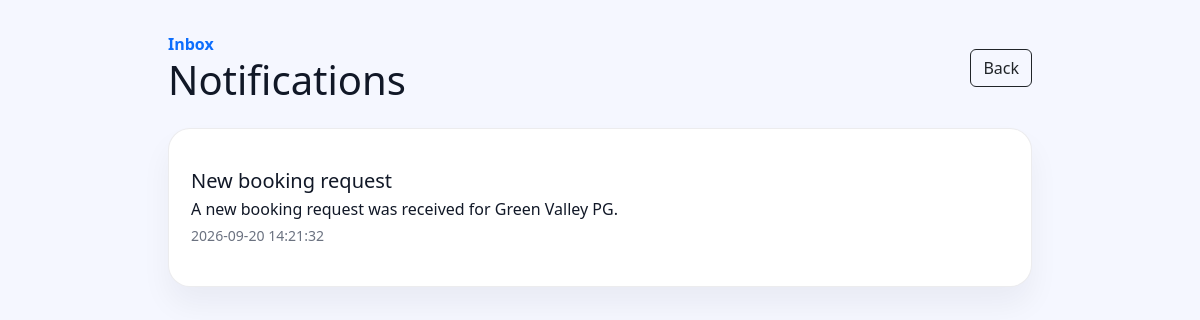
Page /notifications (signed in) on the committed database.
### tables this page shows
CREATE TABLE notifications (
            id INTEGER PRIMARY KEY AUTOINCREMENT,
            user_id INTEGER,
            title TEXT,
            message TEXT,
            is_read INTEGER DEFAULT 0,
            created_at TEXT DEFAULT CURRENT_TIMESTAMP
        );

### app/helpers.php (called while the page is built, shortened)
<?php
function e(string $value): string
{
    return htmlspecialchars($value ?? '', ENT_QUOTES, 'UTF-8');
}
function current_user(): ?array
{
    return $_SESSION['user'] ?? null;
}
function current_user_role(): ?string
{
    return $_SESSION['user']['role'] ?? null;
}

### app/bootstrap.php (called while the page is built, shortened)
<?php
require BASE_PATH . '/app/helpers.php';
spl_autoload_register(function ($class) {
    $paths = [
        BASE_PATH . '/app/core/',
        BASE_PATH . '/app/models/',
        BASE_PATH . '/app/controllers/'
    ];
    foreach ($paths as $path) {
        $file = $path . $class . '.php';
        if (file_exists($file)) {
            return;
        }
    }
});

### app/core/Database.php (called while the page is built, shortened)
<?php
class Database
{
    private static ?Database $instance = null;
    private function __construct()
    {
        $dsn = DB_DSN;
        $username = DB_USERNAME;
        $password = DB_PASSWORD;
        $options = [
            PDO::ATTR_ERRMODE => PDO::ERRMODE_EXCEPTION,
            PDO::ATTR_DEFAULT_FETCH_MODE => PDO::FETCH_ASSOC,
            PDO::ATTR_EMULATE_PREPARES => false,
        ];
        $this->pdo = new PDO($dsn, $username, $password, $options);
    }
    public static function getInstance(): Database
    {
        if (self::$instance === null) {
            self::$instance = new self();
        }
        return self::$instance;
    }
    public static function pdo(): PDO
    {
        return self::getInstance()->pdo;
    }
}

### app/models/Notification.php (called while the page is built, shortened)
<?php
class Notification
{
    public static function allForUser(int $userId): array
    {
        $stmt = Database::pdo()->prepare('SELECT * FROM notifications WHERE user_id = :user_id ORDER BY created_at DESC');
        $stmt->execute(['user_id' => $userId]);
        return $stmt->fetchAll();
    }
}

### app/views/notifications.php (the view, shortened to what this page needs)
<?php
$notifications = Notification::allForUser((int) current_user()['id']);
?><!DOCTYPE html>
<html lang="en">
<head>
    <link href="https://cdn.jsdelivr.net/npm/bootstrap@5.3.3/dist/css/bootstrap.min.css" rel="stylesheet">
</head>
<body>
<div class="page">
    <div class="d-flex justify-content-between align-items-center mb-4">
        <div><div class="text-primary fw-bold">Inbox</div><h1 class="mb-0">Notifications</h1></div>
        <a class="btn btn-outline-dark" href="<?= current_user_role() === 'student' ? '/student' : (current_user_role() === 'pg_owner' ? '/pg-owner' : '/super-admin') ?>">Back</a>
    </div>
    <div class="panel">
        <?php foreach ($notifications as $notification): ?>
            <article class="notification"><h5 class="mb-1"><?= e($notification['title']) ?></h5><p class="mb-1"><?= e($notification['message']) ?></p><div class="meta"><?= e($notification['created_at']) ?></div></article>
        <?php endforeach; ?>
    </div>
</div>
</body>
</html>

### app/views/notifications.php (style rules this page uses)
body { background:#f5f7ff;color:#111827 }
.page { max-width:900px;margin:0 auto;padding:32px 18px }
.panel { background:#fff;border:1px solid rgba(15,23,42,.08);border-radius:22px;padding:22px;box-shadow:0 18px 30px rgba(15,23,42,.05) }
.notification { padding:18px 0;border-bottom:1px solid #eef0f4 }
.notification:last-child { border-bottom:0 }
.meta { color:#6b7280;font-size:.88rem }

### rows in the picture
notifications: title "New booking request", message "A new booking request was received for Green Valley PG.", created_at "2026-09-20 14:21:32"
